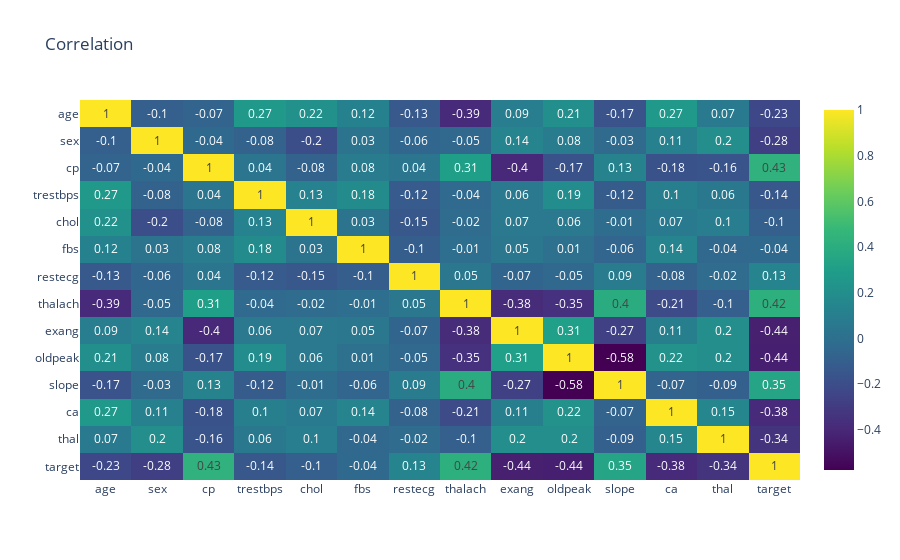

Notebook code cell kept with this figure:
### Code cell
df_corr = df.copy()
df_corr = df_corr.corr()

text = df_corr.round(2).values

fig_corr = px.imshow(df_corr.values, x=df_corr.columns, y=df_corr.columns, 
                        color_continuous_scale='Viridis', aspect="auto",
                        title="Correlation")
fig_corr.update_traces(text=text, texttemplate="%{text}")

fig_corr.show()

### Figure 1 — Plotly figure (JSON) as saved in the notebook; plotly's stock layout.template omitted (floating-point values rounded to 4 significant figures; data arrays with more than 128 entries replaced by an {"elided": "..."} marker saying what was removed)
{"data": [{"coloraxis": "coloraxis", "hovertemplate": "x: %{x}<br>y: %{y}<br>color: %{z}<extra></extra>", "name": "0", "text": {"elided": "14x14 float values"}, "texttemplate": "%{text}", "type": "heatmap", "x": ["age", "sex", "cp", "trestbps", "chol", "fbs", "restecg", "thalach", "exang", "oldpeak", "slope", "ca", "thal", "target"], "xaxis": "x", "y": ["age", "sex", "cp", "trestbps", "chol", "fbs", "restecg", "thalach", "exang", "oldpeak", "slope", "ca", "thal", "target"], "yaxis": "y", "z": {"elided": "14x14 float values"}}], "layout": {"coloraxis": {"colorscale": [[0, "#440154"], [0.1111, "#482878"], [0.2222, "#3e4989"], [0.3333, "#31688e"], [0.4444, "#26828e"], [0.5556, "#1f9e89"], [0.6667, "#35b779"], [0.7778, "#6ece58"], [0.8889, "#b5de2b"], [1, "#fde725"]]}, "title": {"text": "Correlation"}, "xaxis": {"anchor": "y", "domain": [0, 1]}, "yaxis": {"anchor": "x", "autorange": "reversed", "domain": [0, 1]}}}
